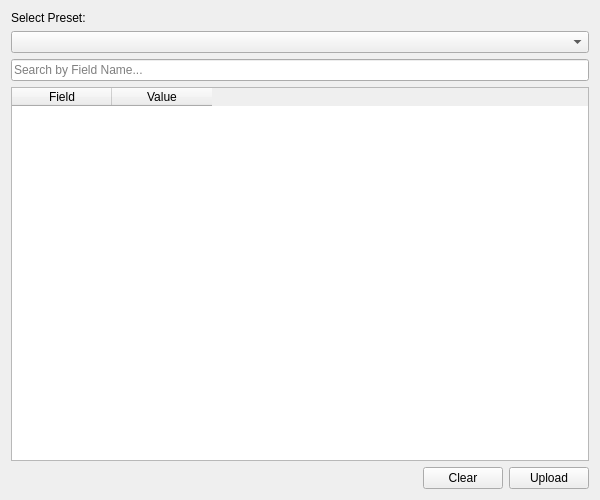
<?xml version="1.0" encoding="UTF-8"?>

<!--
#
# Copyright (c) 2024 HERE Europe B.V.
#
# SPDX-License-Identifier: MIT
# License-Filename: LICENSE
#
-->

<ui version="4.0">
 <class>EditMapDialog</class>
 <widget class="QDialog" name="EditMapDialog">
  <property name="geometry">
   <rect>
    <x>0</x>
    <y>0</y>
    <width>600</width>
    <height>500</height>
   </rect>
  </property>
  <property name="windowTitle">
   <string>Bulk Edit</string>
  </property>
  <layout class="QVBoxLayout" name="verticalLayout">
   <!-- layer selection -->
   <item>
    <widget class="QLabel" name="presetLabel">
     <property name="text">
      <string>Select Preset:</string>
     </property>
    </widget>
   </item>
   <item>
    <widget class="QComboBox" name="presetDropdown"/>
   </item>
   <!-- Search Bar -->
   <item>
    <widget class="QLineEdit" name="search_bar">
     <property name="placeholderText">
      <string>Search by Field Name...</string>
     </property>
     <property name="clearButtonEnabled">
      <bool>true</bool>
     </property>
    </widget>
   </item>

   <!-- Table -->
   <item>
    <widget class="QTableWidget" name="tableWidget">
     <property name="selectionMode">
      <enum>QAbstractItemView::SingleSelection</enum>
     </property>
     <column>
      <property name="text">
       <string>Field</string>
      </property>
     </column>
     <column>
      <property name="text">
       <string>Value</string>
      </property>
     </column>
    </widget>
   </item>

   <!-- Bottom Layout -->
   <item>
    <layout class="QHBoxLayout" name="bottomLayout">
     <!-- Spacer -->
     <item>
      <spacer name="horizontalSpacer">
       <property name="orientation">
        <enum>Qt::Horizontal</enum>
       </property>
       <property name="sizeType">
        <enum>QSizePolicy::Expanding</enum>
       </property>
       <property name="sizeHint" stdset="0">
        <size>
         <width>20</width>
         <height>20</height>
        </size>
       </property>
      </spacer>
     </item>

     <item>
      <widget class="QPushButton" name="clearButton">
       <property name="text">
        <string>Clear</string>
       </property>
       <property name="autoDefault">
        <bool>false</bool>
       </property>
      </widget>
     </item>
     <item>
      <widget class="QPushButton" name="uploadButton">
       <property name="text">
        <string>Upload</string>
       </property>
       <property name="autoDefault">
        <bool>false</bool>
       </property>
      </widget>
     </item>
    </layout>
   </item>
  </layout>
 </widget>
 <resources/>
 <connections/>
</ui>
